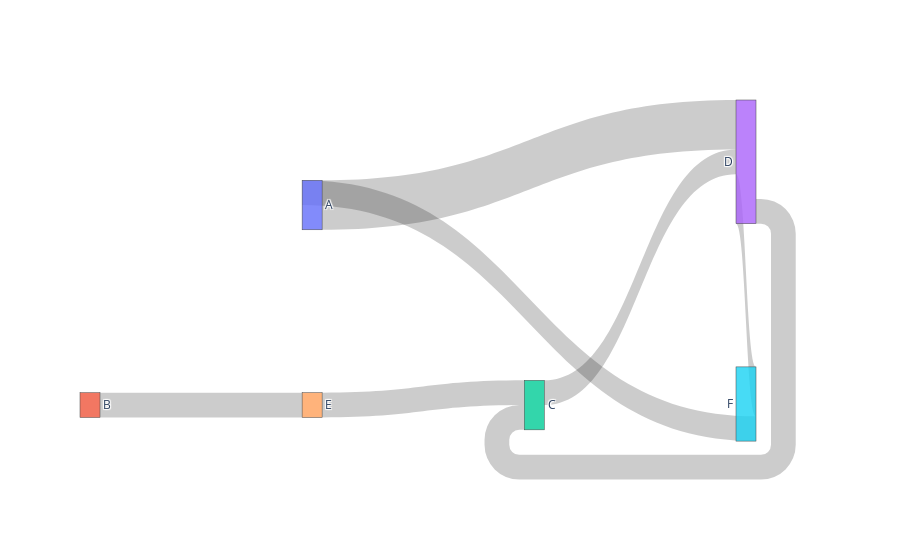

Notebook cell for this chart:
### Code cell
fig = go.Figure(go.Sankey(
    arrangement = "snap",
    node = {
        "label": ["A", "B", "C", "D", "E", "F"],
        "x": [0, 0, 0, 0, 0, 0.9],
        "y": [0, 0, 0, 0, 0, 0.8],
        'pad':10},  # 10 Pixels
    link = {
        "source": [1.8, 0, 1, 2, 5, 4, 3, 5],
        "target": [5, 3, 4, 3, 0, 2, 2, 3],
        "value": [1, 2, 1, 1, 1, 1, 1, 2]}))

fig.show()

### Figure 1 — Plotly figure (JSON) as saved in the notebook; plotly's stock layout.template omitted (floating-point values rounded to 4 significant figures)
{"data": [{"arrangement": "snap", "link": {"source": [1.8, 0, 1, 2, 5, 4, 3, 5], "target": [5, 3, 4, 3, 0, 2, 2, 3], "value": [1, 2, 1, 1, 1, 1, 1, 2]}, "node": {"label": ["A", "B", "C", "D", "E", "F"], "pad": 10, "x": [0, 0, 0, 0, 0, 0.9], "y": [0, 0, 0, 0, 0, 0.8]}, "type": "sankey"}], "layout": {}}
